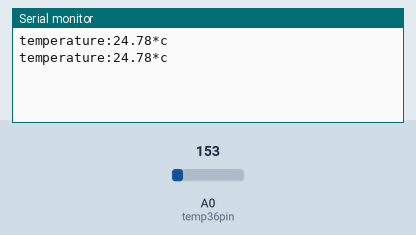
Simulated run of this sketch. Board: Arduino Uno, built with avr-gcc and run on an emulated ATmega328P. Shown: the last lines printed to the serial monitor. The inputs (shaded band) are chosen by the test bench; at power-on: A0 (temp36pin) = 153.

Above: at 2.8 s.
2.9 s: A0 (temp36pin) set to 165
At 5.2 s:
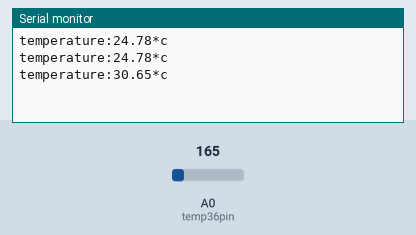
5.6 s: A0 (temp36pin) set to 175
At 7.1 s:
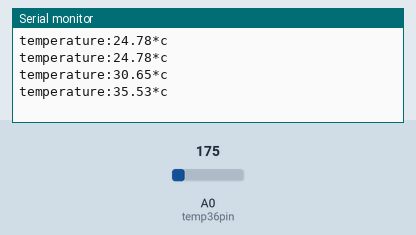
Timing chart, 0 to 8.6 s (numbered marks = the images above; inputs shaded):
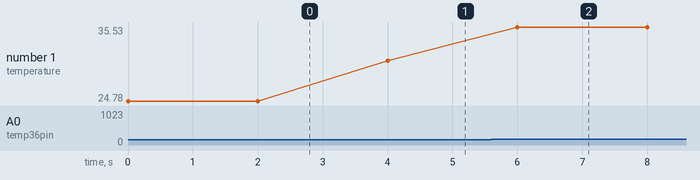

Measured:
- after the input at 2.9 s, the serial monitor: prints a new line after 1.1 s (image 1)
- after the input at 5.6 s, the serial monitor: prints a new line after 0.40 s (image 2)
- plotted number 1: 24.78 → 30.65 after the input at 2.9 s, 30.65 → 35.53 after the input at 5.6 s

The sketch:

temp_pract9.ino
```cpp
const int temp36pin=A0;
void setup() {
  Serial.begin(9600);

}

void loop() {
 float sensorvalue=analogRead(temp36pin);
 float voltage= sensorvalue*(5.0/1023.0);
 float tempc=(voltage-0.5)*100;

 Serial.print("temperature:");
 Serial.print(tempc);
 Serial.println("*c");
 delay(2000);


}
```
